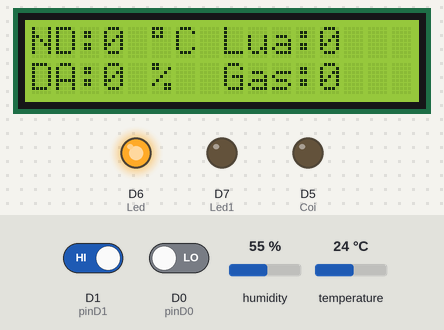
A sketch run on a simulated ESP8266 (NodeMCU). On the bench: 16×2 character LCD, output pins drawn as LEDs (lit = HIGH). The inputs (shaded band) are chosen by the test bench; at power-on: D1 (pinD1) HIGH, humidity 55 %, D0 (pinD0) LOW, temperature 24 °C. A WiFi scan finds three made-up networks; what the sketch prints to the serial monitor is not drawn.

Above: at 3.2 s.
3.3 s: D1 (pinD1) driven LOW
At 5.8 s:
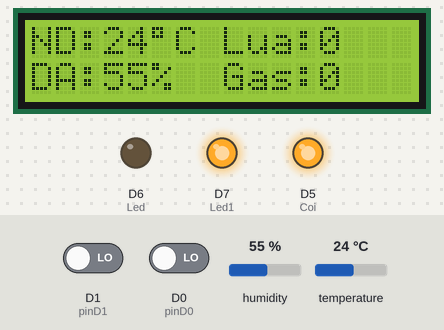
6.6 s: D1 (pinD1) driven HIGH
At 7.0 s:
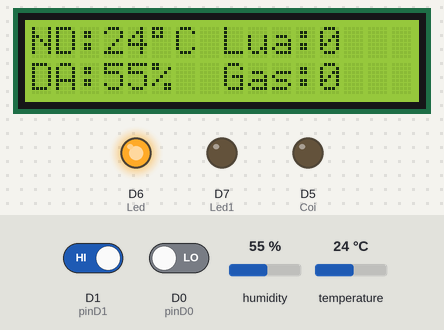
12.6 s: humidity set to 22 %
At 16.5 s:
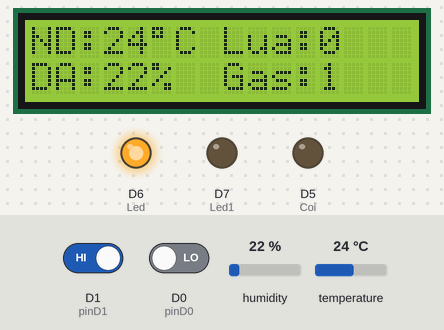
16.8 s: D0 (pinD0) driven HIGH
At 17.7 s:
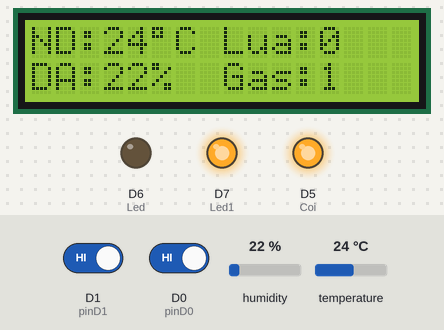
21.8 s: temperature set to 12 °C
At 26.2 s:
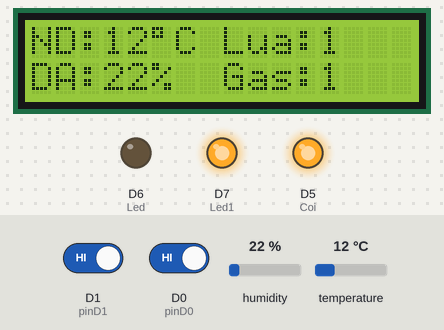
26.9 s: D0 (pinD0) driven LOW
At 27.4 s:
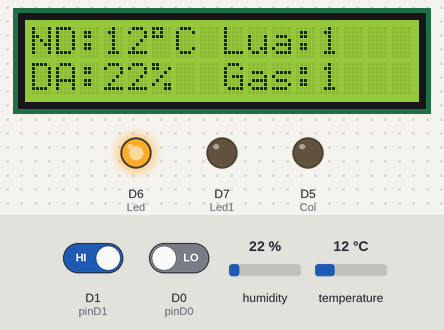
Timing chart, 0 to 29.9 s (numbered marks = the images above; inputs shaded):
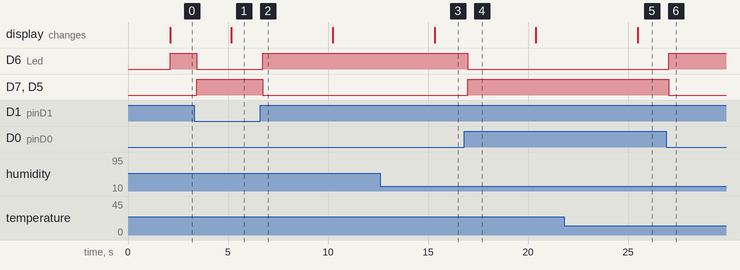

Measured:
- after the input at 3.3 s, D6 (Led): HIGH → LOW after 0.14 s; D7 (Led1), D5 (Coi): LOW → HIGH after 0.14 s; the display: changes after 1.9 s (image 1)
- after the input at 6.6 s, D6 (Led): LOW → HIGH after 0.14 s; D7 (Led1), D5 (Coi): HIGH → LOW after 0.14 s
- after the input at 12.6 s, the display: changes after 2.7 s (image 3)
- after the input at 16.8 s, D6 (Led): HIGH → LOW after 0.19 s; D7 (Led1), D5 (Coi): LOW → HIGH after 0.19 s
- after the input at 21.8 s, the display: changes after 3.7 s (image 5)
- after the input at 26.9 s, D6 (Led): LOW → HIGH after 0.14 s; D7 (Led1), D5 (Coi): HIGH → LOW after 0.14 s

The sketch:

Slave.ino
```cpp
#include <ESP8266WiFi.h>
#include <espnow.h>
#include <LiquidCrystal_I2C.h>
#include <Wire.h>
#include <DHT.h>
LiquidCrystal_I2C lcd(0x27,16,2);

#define DHTPIN 4
#define DHTTYPE DHT11
DHT dht(DHTPIN, DHTTYPE);

#define Coi D5
#define Led D6
#define Led1 D7

float pinD0 = 16;
float pinD1 = 5;
// REPLACE WITH RECEIVER MAC Address
uint8_t broadcastAddress[] = {0xA8, 0x48, 0xFA, 0xDC, 0x6E, 0x2C};


// Set your Board ID (ESP8266 Sender #1 = BOARD_ID 1, ESP8266 Sender #2 = BOARD_ID 2, etc)
#define BOARD_ID 1

// Structure example to send data
// Must match the receiver structure
typedef struct struct_message {
    int id;
    int temp;
    int hum;
    int gas;
    int flame;
} struct_message;

// Create a struct_message called test to store variables to be sent
struct_message myData;

unsigned long lastTime = 0;
unsigned long timerDelay =5000;

// Insert your SSID
constexpr char WIFI_SSID[] = "OPPO";

int32_t getWiFiChannel(const char *ssid) {
  if (int32_t n = WiFi.scanNetworks()) {
    for (uint8_t i = 0; i < n; i++) {
      if (!strcmp(ssid, WiFi.SSID(i).c_str())) {
        return WiFi.channel(i);
      }
    }
  }
  return 0;
}

// Callback when data is sent
void OnDataSent(uint8_t *mac_addr, uint8_t sendStatus) {
  Serial.print("\r\nLast Packet Send Status: ");
  if (sendStatus == 0){
    Serial.println("Delivery success");
  }
  else{
    Serial.println("Delivery fail");
  }
}

void setup() {
  // Init Serial Monitor
  Serial.begin(9600);
  Wire.begin();
  dht.begin();
  Wire.begin(D4,D3);

  // Set device as a Wi-Fi Station
  WiFi.mode(WIFI_STA);
  WiFi.disconnect();

  int32_t channel = getWiFiChannel(WIFI_SSID);

  pinMode(Coi, OUTPUT);
  pinMode(Led, OUTPUT);
  pinMode(Led1, OUTPUT);

  // Init ESP-NOW
  if (esp_now_init() != 0) {
    Serial.println("Error initializing ESP-NOW");
    return;
  }
  // Set ESP-NOW role
  esp_now_set_self_role(ESP_NOW_ROLE_CONTROLLER);

  // Once ESPNow is successfully init, we will register for Send CB to
  // get the status of Trasnmitted packet
  esp_now_register_send_cb(OnDataSent);

  // Register peer
  esp_now_add_peer(broadcastAddress, ESP_NOW_ROLE_SLAVE, 1, NULL, 0);

}
void LCD(){
    lcd.init();
    lcd.clear();
    lcd.backlight();
    lcd.setCursor(0,0);
    lcd.print("ND:");
    lcd.setCursor(3,0);
    lcd.print(myData.temp);
    lcd.setCursor(5,0);
    lcd.print((char)223);
    lcd.print("C");
    lcd.setCursor(8,0);
    lcd.print("Lua:");
    lcd.setCursor(12,0);
    lcd.print(myData.flame);
    lcd.setCursor(0,1);
    lcd.print("DA:");
    lcd.setCursor(3,1);
    lcd.print(myData.hum);
    lcd.setCursor(5,1);
    lcd.print("%");
    lcd.setCursor(8,1);
    lcd.print("Gas:");
    lcd.setCursor(12,1);
    lcd.print(myData.gas);
}

void loop() {

  int h = dht.readHumidity();
  int t = dht.readTemperature();
  int Value = digitalRead(pinD1);
  int flameValue = digitalRead(pinD0);

  if ((millis() - lastTime) > timerDelay) {
    // Set values to send

    Serial.print("Gas: ");
    Serial.println(Value);
    Serial.print("Lua: ");
    Serial.println(flameValue);
    Serial.print("Nhiet do: ");
    Serial.print(t);
    Serial.println("*C  ");
    Serial.print("Do am: ");
    Serial.print(h);
    Serial.println("%  ");

    myData.id = BOARD_ID;
    myData.temp = t ;
    myData.hum = h;
    myData.gas = Value;
    myData.flame = flameValue;

    // Send message via ESP-NOW
    esp_now_send(0, (uint8_t *) &myData, sizeof(myData));
    lastTime = millis();
  }

  LCD();

  if (Value == 0 || flameValue == 1 ){
    digitalWrite(Coi, HIGH);
    digitalWrite(Led1, HIGH);
    digitalWrite(Led, LOW);
  } else {
    digitalWrite(Coi, LOW);
    digitalWrite(Led1, LOW);
    digitalWrite(Led, HIGH);
  }

}
```
